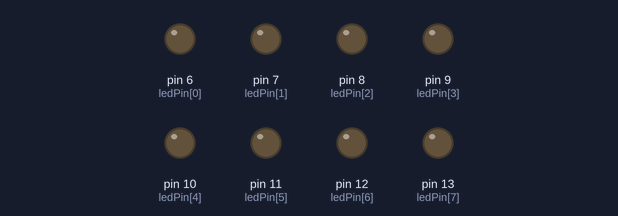
Bench run of a sketch on a simulated Arduino Uno, built with avr-gcc and run on an emulated ATmega328P. Shown: output pins drawn as LEDs (lit = HIGH).

Above: at 0.1 s.
At 5.7 s:
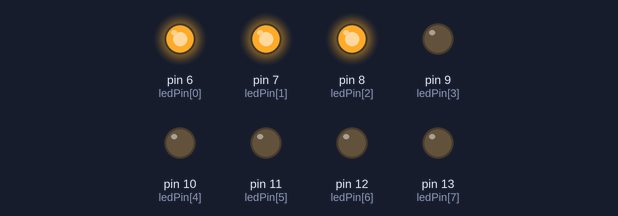
At 10.5 s:
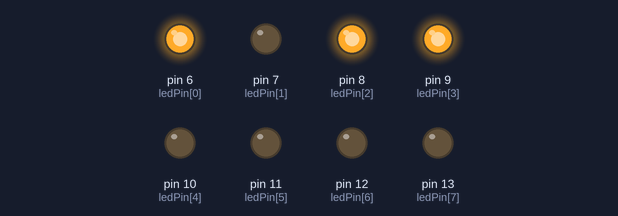
At 20.1 s:
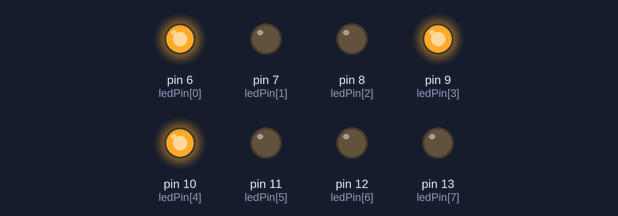
At 29.7 s:
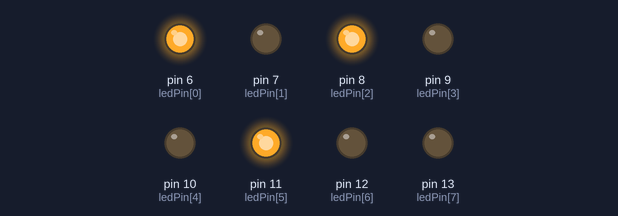
At 39.3 s:
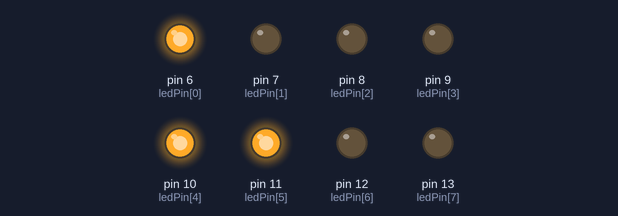
Timing chart, 0 to 40.0 s (numbered marks = the images above):
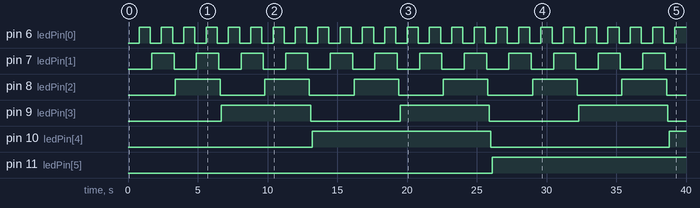

Measured:
- by itself, pin 6 (ledPin[0]): alternates HIGH for 0.80 s and LOW for 0.80 s
- by itself, pin 7 (ledPin[1]): alternates HIGH for 1.6 s and LOW for 1.6 s
- by itself, pin 8 (ledPin[2]): alternates HIGH for 3.2 s and LOW for 3.2 s
- by itself, pin 9 (ledPin[3]): alternates HIGH for 6.4 s and LOW for 6.4 s
- by itself, pin 10 (ledPin[4]): LOW → HIGH at 13.2 s, → LOW 12.8 s later, → HIGH 12.8 s later
- by itself, pin 11 (ledPin[5]): LOW → HIGH at 26.1 s

The sketch:

parte1.ino
```cpp
////////////////////////////////////////////////
// Código para ligar os LEDs de forma binária //
////////////////////////////////////////////////

byte ledPin[8] = {6, 7, 8, 9, 10, 11, 12, 13}; // Pinos onde os LEDs estão ligados

int dado; 	 // Variável para os valores em decimal que serão convertidos em binários
int biti;    // Variável para percorrer os 8 bits
int bitshow; // Variável que armazena o valor do bit a partir do 'dado'

void setup() {
  for(int i = 0; i < 8; i++){
    pinMode(ledPin[i], OUTPUT); // Configura os pinos como saída digital
  }
}

void loop() {
  for(dado = 0; dado < 256; dado++){ // Loop de contagem de 0 a 255
    for(biti = 0; biti < 8; biti++){ // Loop de contagem do bit (pino do LED)
      bitshow = bitRead(dado, biti); // Lê o estado do bit atual da variável 'dado' na posição 'biti'
      digitalWrite(ledPin[biti], bitshow); // Acende ou apaga o LED correspondente à posição do bit
      delay(100); // Delay de acendimento do LED
    }
  }
  delay(5000); // Delay de 5 segundos antes de reinicar a contagem
}
```
